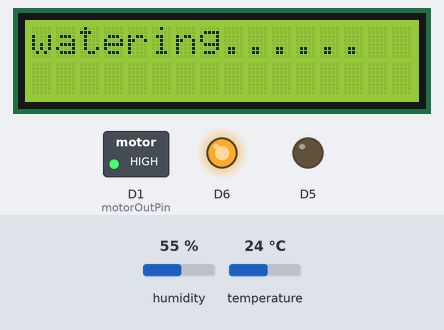
This sketch was run on a simulated ESP8266 (Wemos D1 mini). On the bench: 16×2 character LCD, switched loads named in the sketch (green lamp = pin HIGH), output pins drawn as LEDs (lit = HIGH). Wiring (inferred from the names in the program): DHT22 sensor: data D7. Inputs (shaded band) come from the test bench; at power-on: temperature 24 °C, humidity 55 %. WiFi joins after 1.5 s; servers stay silent unless stated; what the sketch prints to the serial monitor is not drawn.

Above: at 4.8 s.
At 8.9 s:
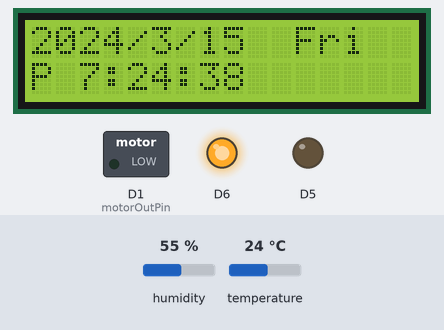
9.0 s: temperature set to 12 °C
At 12.5 s:
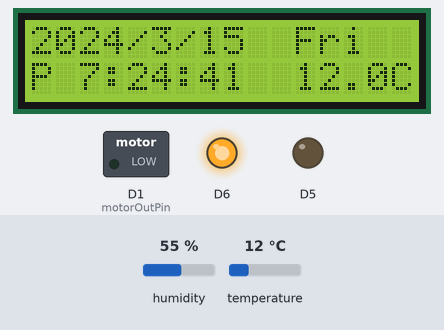
14.2 s: temperature set to 10.3 °C
At 18.5 s:
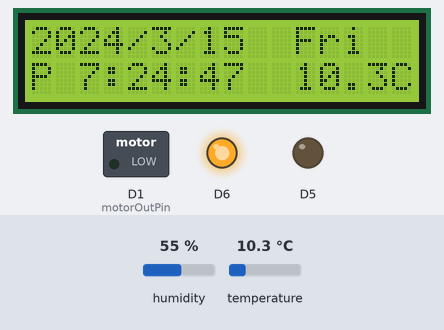
18.8 s: temperature set to 9.2 °C
At 21.6 s:
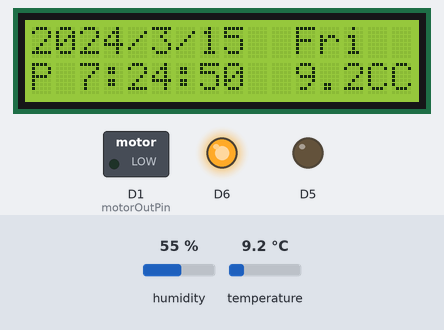
Timing chart, 0 to 23.1 s (numbered marks = the images above; inputs shaded):
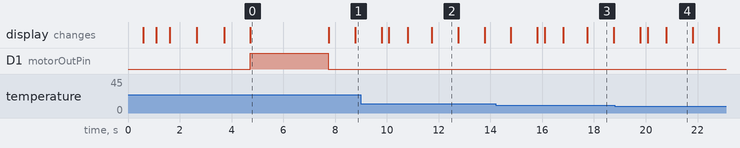

The sketch:

TimeNTP_ESP8266WiFi_DHT22_LCD_water_luke.ino
```cpp
#include <Wire.h>
#include <TimeLib.h>
#include <ESP8266WiFi.h>
#include <WiFiUdp.h>
#include <LiquidCrystal_I2C.h>
#include <DHT.h>
#include <SimpleTimer.h>

#define DHTPIN 13 //
#define DHTTYPE DHT22
#define motorOutPin 5 //physical output pin will be D2 @WeMOS mini

SimpleTimer timer;

DHT dht(DHTPIN, DHTTYPE);

const char ssid[] = "selfmath";  //  your network SSID (name)
const char pass[] = "01090437295";       // your network password


// NTP Servers:
IPAddress timeServer(132, 163, 4, 101); // time-a.timefreq.bldrdoc.gov
// IPAddress timeServer(132, 163, 4, 102); // time-b.timefreq.bldrdoc.gov
// IPAddress timeServer(132, 163, 4, 103); // time-c.timefreq.bldrdoc.gov


const int timeZone = 9;     // Korea Time
//const int timeZone = -5;  // Eastern Standard Time (USA)
//const int timeZone = -4;  // Eastern Daylight Time (USA)
//const int timeZone = -8;  // Pacific Standard Time (USA)
//const int timeZone = -7;  // Pacific Daylight Time (USA)


WiFiUDP Udp;
unsigned int localPort = 8888;  // local port to listen for UDP packets

LiquidCrystal_I2C lcd(0x27,16,2); //address, lcd type

void setup()
{
  Wire.begin(D3,D4); //LCD SDA,SCL pin assign

  dht.begin();

  Serial.begin(115200);
  lcd.init();
  lcd.backlight();

  pinMode(DHTPIN,INPUT);
  pinMode(motorOutPin,OUTPUT);

  //DHT bias
  pinMode(14,OUTPUT);
  pinMode(12,OUTPUT);
  digitalWrite(14,LOW);
  digitalWrite(12,HIGH);

  //
  digitalWrite(motorOutPin,LOW);


  lcd.print("Connecting to ");
  lcd.setCursor(0,1);
  lcd.print(ssid);
  WiFi.begin(ssid, pass);

  while (WiFi.status() != WL_CONNECTED) {
    delay(500);
    lcd.print(".");
    if(millis()>=20000)
    break;
  }

  lcd.clear();
  lcd.print("IP number is ");
  lcd.setCursor(0,1);
  lcd.print(WiFi.localIP());
  delay(1000);
  lcd.clear();
  lcd.println("Starting UDP");
  Udp.begin(localPort);
  lcd.setCursor(0,1);
  lcd.print("Local port: ");
  lcd.println(Udp.localPort());
  delay(1000);
  lcd.clear();
  lcd.println("waiting for sync");
  setSyncProvider(getNtpTime);

  lcd.setCursor(0,1);
  lcd.print("OK    ");
  delay(1000);

lcd.clear();
digitalWrite(motorOutPin,HIGH); //Motor ON
lcd.print("watering......");
delay(3000);
digitalWrite(motorOutPin,LOW); //Motor OFF
lcd.clear();


///////////////////////////////////
timer.setInterval(2000, checkDHT); //in msec units
timer.setInterval(500000, lcdinit);
timer.setInterval(1000*60*60*8, watering); //watering interval

}

time_t prevDisplay = 0; // when the digital clock was displayed


void loop()
{
  if (timeStatus() != timeNotSet) {
    if (now() != prevDisplay) { //update the display only if time has changed
      prevDisplay = now();
      digitalClockDisplay();
    }
  }

  timer.run();

  delay(100);

 //물주기와 응원메시지
switch(minute()){

    case 20:
    delay(1000);
    lcd.clear();
    lcd.print("Positive Luke!!!");
    lcd.setCursor(0,1);
    lcd.print("Goes well!!!");
    delay(2000);
    lcd.clear();
    break;

    case 40:
    delay(1000);
    lcd.clear();
    lcd.print("Relax Luke!!!");
    lcd.setCursor(0,1);
    lcd.print("Life's wonderful!!!");
    delay(2000);
    lcd.clear();
    break;

    case 0:
    delay(1000);
    lcd.clear();
    lcd.print("Contraturations !!!");
    lcd.setCursor(0,1);
    lcd.print("Be happy, Luke !!!");
    delay(2000);
    lcd.clear();

    break;
}
}

//watering
void watering(){
   // watering every hours
    digitalWrite(motorOutPin,HIGH); //Motor ON
    lcd.clear();
    lcd.setCursor(0,1);
    lcd.print("Watering working.........");
    delay(3000); //pumping duration
    digitalWrite(motorOutPin,LOW); //Motor OFF
    lcd.init();
}


///////////////////////////////////////////////////////
void digitalClockDisplay(){
  // digital clock display of the time
  lcd.setCursor(0,0);
  lcd.print(year());
  lcd.print("/");
  lcd.print(month());
  lcd.print("/");
  lcd.print(day());
  lcd.setCursor(11,0);
  lcd.print(dayShortStr(weekday()));
 // lcd.print(" ");

  lcd.setCursor(0,1);
  if(hour()<12){
    if(hour()<10){
    lcd.print("A ");
    lcd.print(hour());
    }
    else{
    lcd.print("A");
    lcd.print(hour());
    }
    }

  else if(hour()>12){
    if(hour()-12<10){
    lcd.print("P ");
    lcd.print(hour()-12);
    }
    else{
    lcd.print("P");
    lcd.print(hour()-12);
    }
  }
  else{
    lcd.print("P");
    lcd.print(hour());
  }
  printDigits(minute());
  printDigits(second());
  lcd.print(" ");

  if(hour() >=1 && hour() <=5) {
    lcd.noBacklight();
  }
  else
  lcd.backlight();
}


////////////////////////////////////////////////////
void printDigits(int digits){
  // utility for digital clock display: prints preceding colon and leading 0
  lcd.print(":");
  if(digits < 10)
    lcd.print('0');
    lcd.print(digits);
}


///////////////////////////////////////////////////
/*-------- NTP code ----------*/

const int NTP_PACKET_SIZE = 48; // NTP time is in the first 48 bytes of message
byte packetBuffer[NTP_PACKET_SIZE]; //buffer to hold incoming & outgoing packets

time_t getNtpTime()
{
  while (Udp.parsePacket() > 0) ; // discard any previously received packets
  Serial.println("Transmit NTP Request");
  sendNTPpacket(timeServer);
  uint32_t beginWait = millis();
  while (millis() - beginWait < 1500) {
    int size = Udp.parsePacket();
    if (size >= NTP_PACKET_SIZE) {
      Serial.println("Receive NTP Response");
      lcd.setCursor(0,1);
      lcd.print("Sync ...");
      Udp.read(packetBuffer, NTP_PACKET_SIZE);  // read packet into the buffer
      unsigned long secsSince1900;
      // convert four bytes starting at location 40 to a long integer
      secsSince1900 =  (unsigned long)packetBuffer[40] << 24;
      secsSince1900 |= (unsigned long)packetBuffer[41] << 16;
      secsSince1900 |= (unsigned long)packetBuffer[42] << 8;
      secsSince1900 |= (unsigned long)packetBuffer[43];
      return secsSince1900 - 2208988800UL + timeZone * SECS_PER_HOUR;
    }
  }
  Serial.println("No NTP Response :-(");
  return 0; // return 0 if unable to get the time
}

///////////////////////////////////////////////
// send an NTP request to the time server at the given address
void sendNTPpacket(IPAddress &address)
{
  // set all bytes in the buffer to 0
  memset(packetBuffer, 0, NTP_PACKET_SIZE);
  // Initialize values needed to form NTP request
  // (see URL above for details on the packets)
  packetBuffer[0] = 0b11100011;   // LI, Version, Mode
  packetBuffer[1] = 0;     // Stratum, or type of clock
  packetBuffer[2] = 6;     // Polling Interval
  packetBuffer[3] = 0xEC;  // Peer Clock Precision
  // 8 bytes of zero for Root Delay & Root Dispersion
  packetBuffer[12]  = 49;
  packetBuffer[13]  = 0x4E;
  packetBuffer[14]  = 49;
  packetBuffer[15]  = 52;
  // all NTP fields have been given values, now
  // you can send a packet requesting a timestamp:
  Udp.beginPacket(address, 123); //NTP requests are to port 123
  Udp.write(packetBuffer, NTP_PACKET_SIZE);
  Udp.endPacket();
}

/////////////////////////////////
void checkDHT()
{
//  float h=dht.readHumidity();
  float t=dht.readTemperature();

  lcd.setCursor(11,1);
  lcd.print(t,1);
  lcd.print("C");
/*
  lcd.setCursor(13,0);

  if(h<9.5){
    lcd.print(" ");
    lcd.print(h,0);
    lcd.print("%");
  }
  else{
   lcd.print(h,0);
   lcd.print("%");
  } */
}

//////////////////////////
void lcdinit()
{
  lcd.init();

}
```

Measured:
- the behaviour switches between 10 and 9.9 °C on temperature (found by bisection; images 3 and 4)
- after the input at 18.8 s, the display: first differs from a run without the input after 1.3 s (image 4 shows a later state)
- what the display in image 0 shows lasts 3.1 s, from 4.7 s to 7.8 s
- what the display in image 2 shows lasts 1.1 s, from 11.7 s to 12.8 s
